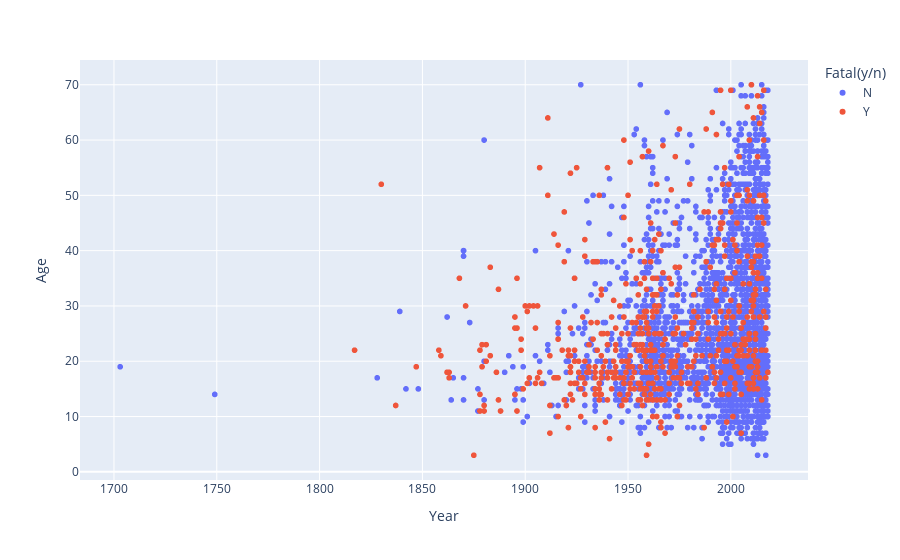

Notebook source saved alongside this figure:
### Code cell
fig = px.scatter(df, x=df['Year'], y=df['Age'], color=df['Fatal(y/n)'])
fig.show()

### Figure 1 — Plotly figure (JSON) as saved in the notebook; plotly's stock layout.template omitted (floating-point values rounded to 4 significant figures; data arrays with more than 128 entries replaced by an {"elided": "..."} marker saying what was removed)
{"data": [{"hovertemplate": "Fatal(y/n)=N<br>Year=%{x}<br>Age=%{y}<extra></extra>", "legendgroup": "N", "marker": {"color": "#636efa", "symbol": "circle"}, "mode": "markers", "name": "N", "showlegend": true, "type": "scattergl", "x": {"elided": "2482 int values"}, "xaxis": "x", "y": {"elided": "2482 int values"}, "yaxis": "y"}, {"hovertemplate": "Fatal(y/n)=Y<br>Year=%{x}<br>Age=%{y}<extra></extra>", "legendgroup": "Y", "marker": {"color": "#EF553B", "symbol": "circle"}, "mode": "markers", "name": "Y", "showlegend": true, "type": "scattergl", "x": {"elided": "549 int values"}, "xaxis": "x", "y": {"elided": "549 int values"}, "yaxis": "y"}], "layout": {"legend": {"title": {"text": "Fatal(y/n)"}, "tracegroupgap": 0}, "margin": {"t": 60}, "xaxis": {"anchor": "y", "domain": [0, 1], "title": {"text": "Year"}}, "yaxis": {"anchor": "x", "domain": [0, 1], "title": {"text": "Age"}}}}
